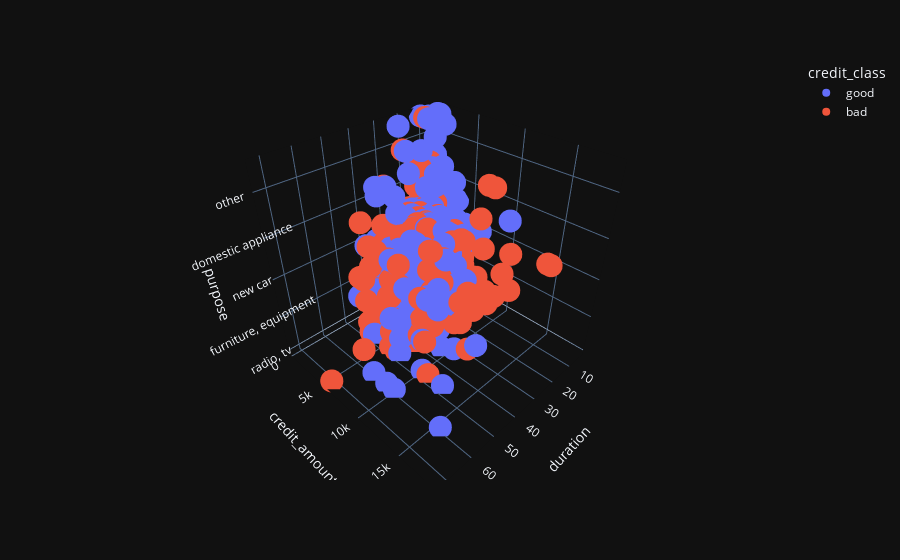

This figure's notebook cell:
### Code cell
px.scatter_3d(df_new, x='duration', y='credit_amount', z='purpose',color='credit_class')

### Figure 1 — Plotly figure (JSON) as saved in the notebook; plotly's stock layout.template omitted (floating-point values rounded to 4 significant figures; data arrays with more than 128 entries replaced by an {"elided": "..."} marker saying what was removed)
{"data": [{"hovertemplate": "credit_class=good<br>duration=%{x}<br>credit_amount=%{y}<br>purpose=%{z}<extra></extra>", "legendgroup": "good", "marker": {"color": "#636efa", "symbol": "circle"}, "mode": "markers", "name": "good", "scene": "scene", "showlegend": true, "x": {"elided": "700 int values"}, "y": {"elided": "700 int values"}, "z": {"elided": "700 str values"}, "type": "scatter3d"}, {"hovertemplate": "credit_class=bad<br>duration=%{x}<br>credit_amount=%{y}<br>purpose=%{z}<extra></extra>", "legendgroup": "bad", "marker": {"color": "#EF553B", "symbol": "circle"}, "mode": "markers", "name": "bad", "scene": "scene", "showlegend": true, "x": {"elided": "300 int values"}, "y": {"elided": "300 int values"}, "z": {"elided": "300 str values"}, "type": "scatter3d"}], "layout": {"scene": {"domain": {"x": [0.0, 1.0], "y": [0.0, 1.0]}, "xaxis": {"title": {"text": "duration"}}, "yaxis": {"title": {"text": "credit_amount"}}, "zaxis": {"title": {"text": "purpose"}}}, "legend": {"title": {"text": "credit_class"}, "tracegroupgap": 0}, "margin": {"t": 60}}}
